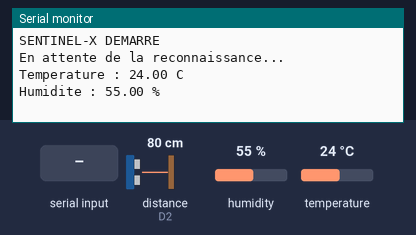
Bench run of a program on a simulated ESP8266 (NodeMCU). Shown: the last lines printed to the serial monitor. Inputs (shaded band) come from the test bench; at power-on: distance to the obstacle (sensor on D2) 80 cm, humidity 55 %, temperature 24 °C. The echo pulse lasts 58.3 µs per cm.

Above: at 3.2 s.
3.3 s: "ACTIVER_MOUVEMENT\n" received over Serial
At 3.9 s:
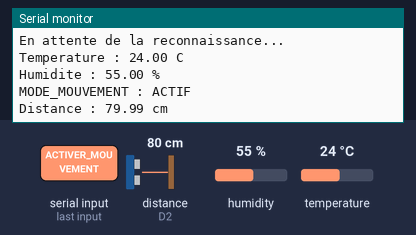
5.0 s: distance to the obstacle (sensor on D2) set to 4 cm
At 5.4 s:
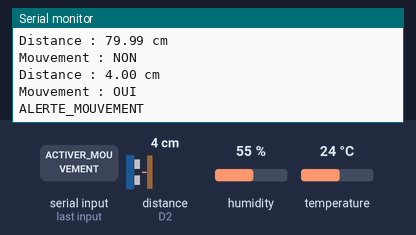
6.5 s: "DESACTIVER_MOUVEMENT\n" received over Serial
At 7.7 s:
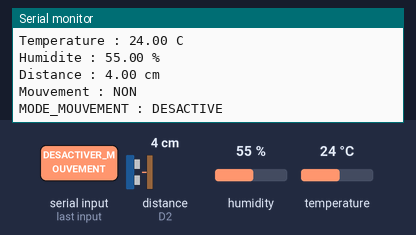
8.0 s: humidity set to 22 %
At 9.2 s:
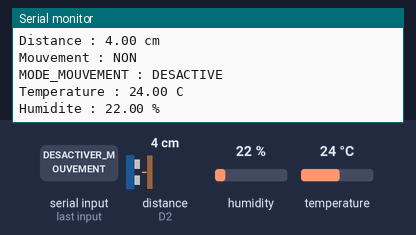
9.5 s: temperature set to 12 °C
At 10.8 s:
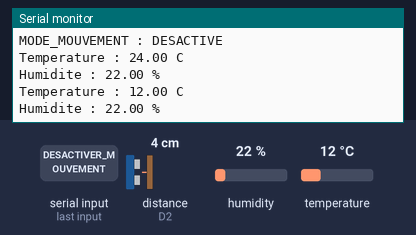
11.0 s: humidity set to 40 %
At 12.9 s:
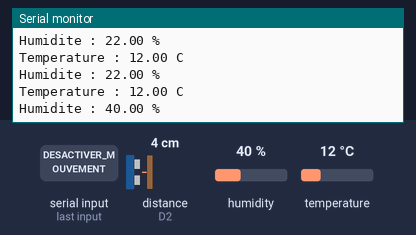
Timing chart, 0 to 13.5 s (numbered marks = the images above; inputs shaded):
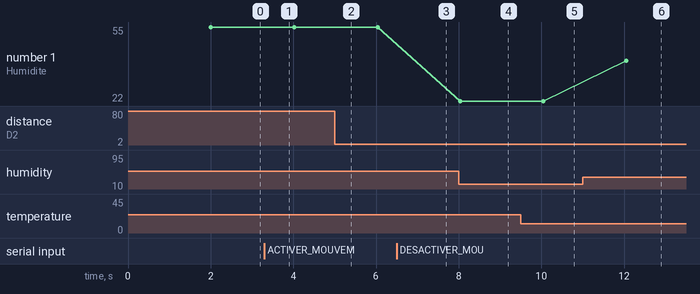

Measured:
- after the input at 3.3 s, the serial monitor: prints a new line after 0.21 s (image 1)
- after the input at 5.0 s, the serial monitor: prints a new line at once (image 2)
- after the input at 6.5 s, the serial monitor: prints a new line at once (image 3)
- after the input at 8.0 s, the serial monitor: prints a new line at once (image 4)
- after the input at 9.5 s, the serial monitor: prints a new line after 0.55 s (image 5)
- after the input at 11.0 s, the serial monitor: prints a new line after 1.1 s (image 6)
- plotted number 1: 55 → 22 after the input at 8.0 s, 22 → 40 after the input at 11.0 s

The program:

main.cpp
```cpp
#include <Arduino.h>
#include <DHT.h>
#include <math.h>

#define DHT_PIN D5
#define DHT_TYPE DHT22

#define TRIG_PIN D1
#define ECHO_PIN D2

#define SEUIL_MOUVEMENT 15.0

DHT dht(DHT_PIN, DHT_TYPE);

float ancienneDistance = -1;

// Au démarrage, on attend la décision
// de la reconnaissance faciale.
bool mouvementActif = false;

unsigned long dernierDHT = 0;
const unsigned long INTERVALLE_DHT = 2000;


// =====================================================
// DISTANCE HC-SR04
// =====================================================

float lireDistance() {

    digitalWrite(TRIG_PIN, LOW);
    delayMicroseconds(2);

    digitalWrite(TRIG_PIN, HIGH);
    delayMicroseconds(10);

    digitalWrite(TRIG_PIN, LOW);

    long duree = pulseIn(
        ECHO_PIN,
        HIGH,
        30000
    );

    if (duree == 0) {
        return -1;
    }

    float distance =
        duree * 0.0343 / 2.0;

    if (
        distance < 2
        || distance > 400
    ) {
        return -1;
    }

    return distance;
}


// =====================================================
// COMMANDES VENANT DU PC
// =====================================================

void lireCommandePC() {

    if (!Serial.available()) {
        return;
    }

    String commande =
        Serial.readStringUntil('\n');

    commande.trim();


    if (
        commande
        == "ACTIVER_MOUVEMENT"
    ) {

        mouvementActif = true;

        ancienneDistance = -1;

        Serial.println(
            "MODE_MOUVEMENT : ACTIF"
        );
    }


    else if (
        commande
        == "DESACTIVER_MOUVEMENT"
    ) {

        mouvementActif = false;

        ancienneDistance = -1;

        Serial.println(
            "MODE_MOUVEMENT : DESACTIVE"
        );
    }
}


// =====================================================
// SETUP
// =====================================================

void setup() {

    Serial.begin(115200);

    pinMode(
        TRIG_PIN,
        OUTPUT
    );

    pinMode(
        ECHO_PIN,
        INPUT
    );

    dht.begin();

    delay(2000);

    Serial.println();
    Serial.println(
        "SENTINEL-X DEMARRE"
    );

    Serial.println(
        "En attente de la reconnaissance..."
    );
}


// =====================================================
// LOOP
// =====================================================

void loop() {

    // Vérifie si le PC a envoyé
    // ACTIVER ou DESACTIVER
    lireCommandePC();


    // =================================================
    // TEMPERATURE + HUMIDITE
    // Toujours actives
    // =================================================

    if (
        millis() - dernierDHT
        >= INTERVALLE_DHT
    ) {

        dernierDHT = millis();

        float temperature =
            dht.readTemperature();

        float humidite =
            dht.readHumidity();


        if (!isnan(temperature)) {

            Serial.print(
                "Temperature : "
            );

            Serial.print(
                temperature
            );

            Serial.println(
                " C"
            );
        }


        if (!isnan(humidite)) {

            Serial.print(
                "Humidite : "
            );

            Serial.print(
                humidite
            );

            Serial.println(
                " %"
            );
        }
    }


    // =================================================
    // DETECTEUR DE MOUVEMENT
    // =================================================

    if (mouvementActif) {

        float distance =
            lireDistance();


        if (distance > 0) {

            Serial.print(
                "Distance : "
            );

            Serial.print(
                distance
            );

            Serial.println(
                " cm"
            );


            if (
                ancienneDistance > 0
            ) {

                float difference =
                    fabs(
                        distance
                        - ancienneDistance
                    );


                if (
                    difference
                    >= SEUIL_MOUVEMENT
                ) {

                    Serial.println(
                        "Mouvement : OUI"
                    );

                    Serial.println(
                        "ALERTE_MOUVEMENT"
                    );
                }

                else {

                    Serial.println(
                        "Mouvement : NON"
                    );
                }
            }


            ancienneDistance =
                distance;
        }
    }


    delay(500);
}
```
